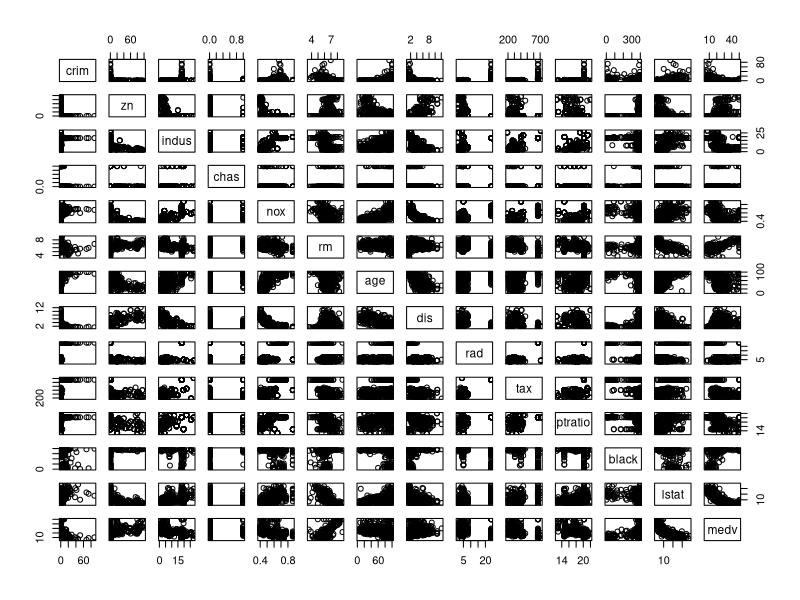
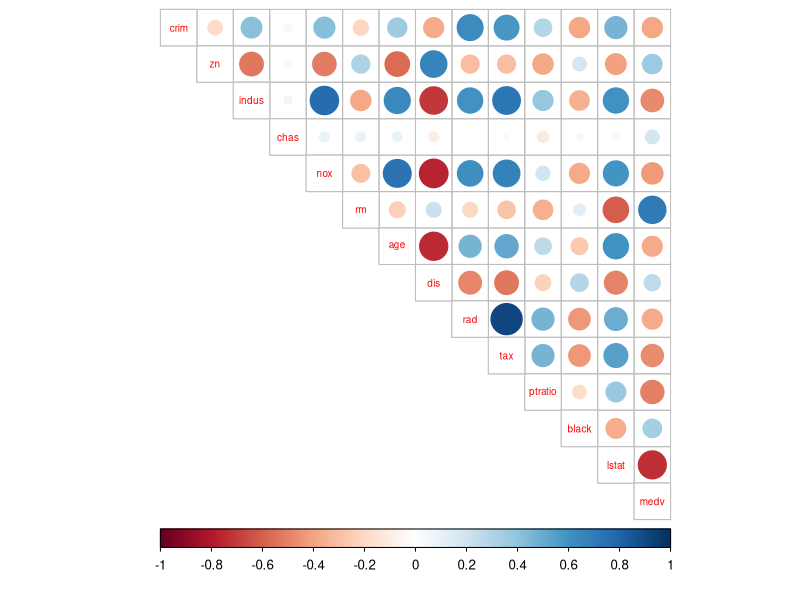
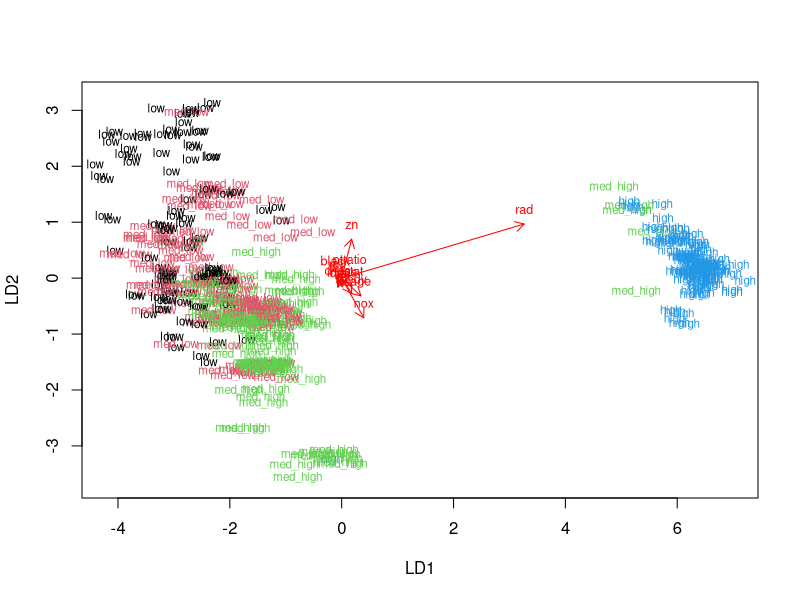
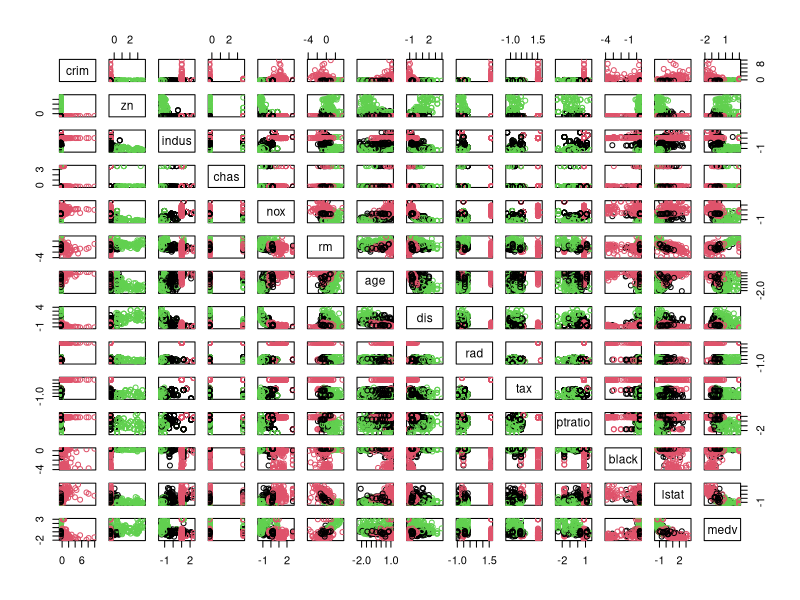
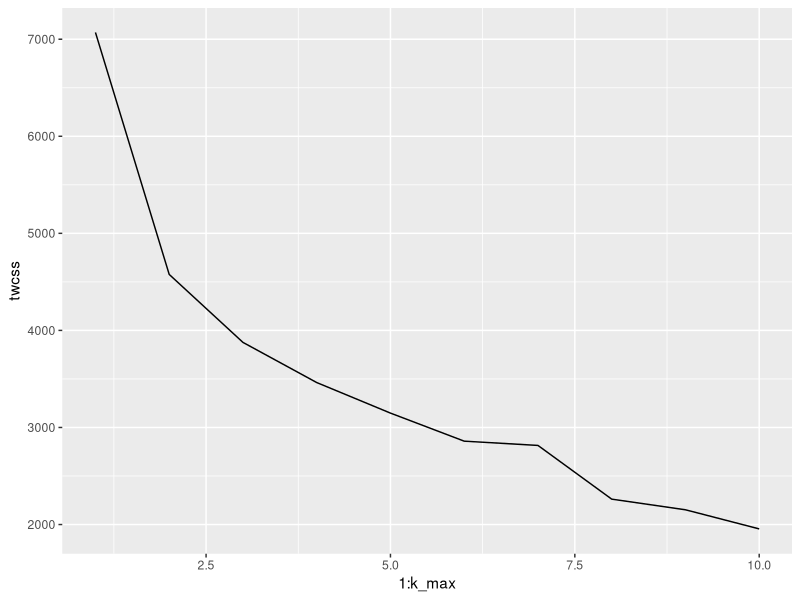
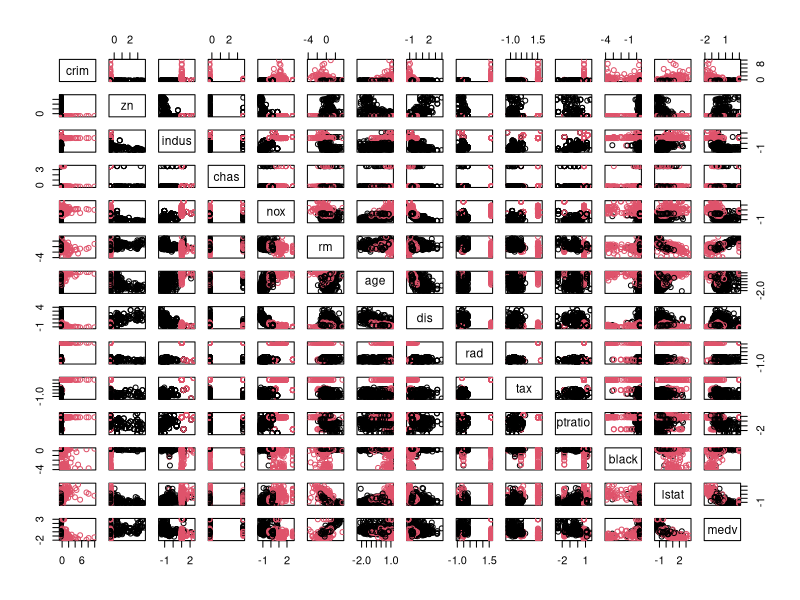

These figures' R source, in order:
## ---- chunk 1
library(MASS)

data(Boston)

str(Boston)
## ---- chunk 2

summary(Boston)
## ---- chunk 3
pairs(Boston)
## ---- chunk 4

library(tidyr)
library(corrplot)


## ---- chunk 5
cor_matrix<-cor(Boston) %>% round(digits = 2)

#Priunting the correlation matrix
cor_matrix
#Visualizing the correlation matrix
corrplot(cor_matrix, method="circle", type="upper", cl.pos="b", tl.pos="d", tl.cex = 0.6)

## ---- chunk 6
#Let us center and standardize variables 

boston_scaled <- scale(Boston) 
#Summaries of the scaled variables 
summary(boston_scaled) 
#class of the boston_scaled object
class(boston_scaled)

## ---- chunk 7
#Changing the object to data frame
boston_scaled <- as.data.frame(boston_scaled)

## ---- chunk 8
bins <- quantile(boston_scaled$crim)
bins
crime <- cut(boston_scaled$crim, breaks = bins, include.lowest = TRUE, labels = c("low","med_low","med_high","high"))
table(crime)
## ---- chunk 9
boston_scaled <- dplyr::select(boston_scaled, -crim)


boston_scaled <- data.frame(boston_scaled, crime)
## ---- chunk 10
#The number of rows in the Boston data set 
n <- nrow(boston_scaled)

#Choosing randomly 80% of the rows
ind <- sample(n,  size = n * 0.8)

#Creating 'train' set (80% of the rows)
train <- boston_scaled[ind,]

#Creating 'test' set (20% of the rows)
test <- boston_scaled[-ind,]

#Let us save the correct classes from 'test' data
correct_classes <- test$crime

#And remove the crime variable from 'test' data
test <- dplyr::select(test, -crime)

## ---- chunk 11
#A linear discriminant analysis (LDA)
#Crime rate as target variable, all the others (.) as predictor variables
lda.fit <- lda(crime ~ ., data = train)

#Printing the lda.fit object
lda.fit
#The function for lda biplot arrows
lda.arrows <- function(x, myscale = 1, arrow_heads = 0.1, color = "red", tex = 0.75, choices = c(1,2)){
  heads <- coef(x)
  arrows(x0 = 0, y0 = 0, 
         x1 = myscale * heads[,choices[1]], 
         y1 = myscale * heads[,choices[2]], col=color, length = arrow_heads)
  text(myscale * heads[,choices], labels = row.names(heads), 
       cex = tex, col=color, pos=3)
}

#Target classes as numeric
classes <- as.numeric(train$crime)

#Plotting the results of lda
plot(lda.fit, dimen = 2, col = classes, pch = classes)
lda.arrows(lda.fit, myscale = 1)

## ---- chunk 12
lda.pred <- predict(lda.fit, newdata = test)

#Cross tabulation of the results
table(correct = correct_classes, predicted = lda.pred$class)

## ---- chunk 13
#Scaling and standardizing the data set 'Boston'
boston_scaled1 <- scale(Boston)

#Changing the object to data frame
boston_scaled2 <- as.data.frame(boston_scaled1)


#Euclidean distance matrix
dist_eu <- dist(boston_scaled2)

#Let us see the summary of the distances
summary(dist_eu)

## ---- chunk 14
#Manhattan distance matrix
dist_man <- dist(boston_scaled2, method = "manhattan")

#Let us now see the summary of the distances again
summary(dist_man)

## ---- chunk 15
km <-kmeans(boston_scaled2, centers = 3)

#Plotting the Boston dataset with clusters
#5 columns (columns 6 to 10) have been paired up to make examination more clear
pairs(boston_scaled2, col = km$cluster)

## ---- chunk 16
library(ggplot2)

#To ensure that the result does not vary every time
set.seed(123)

#Determining the number of clusters
k_max <- 10

#Calculating the total within sum of squares (twcss)
twcss <- sapply(1:k_max, function(k){kmeans(boston_scaled2, k)$tot.withinss})

#Visualizing the results
qplot(x = 1:k_max, y = twcss, geom = 'line')

## ---- chunk 17
km <-kmeans(boston_scaled2, centers = 2)

#Plotting the Boston dataset with clusters
pairs(boston_scaled2, col = km$cluster)

